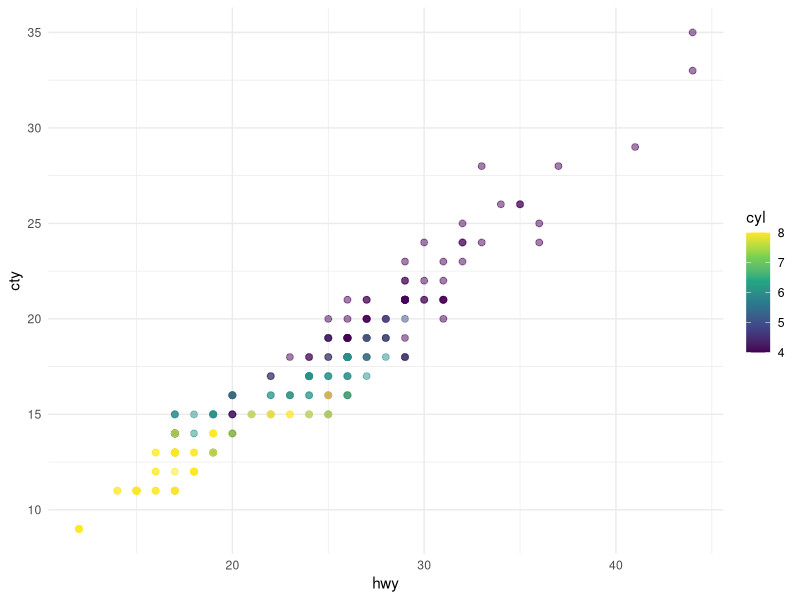
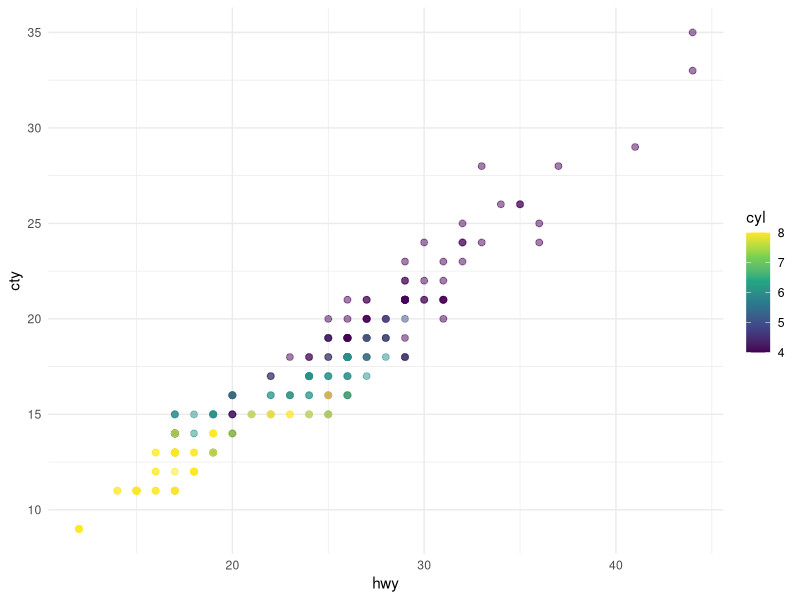

Write the R code that produced these figures, in order.
## ---- chunk 1
#| label: load-packages
#| echo: false

library(ggplot2)
## ---- chunk 2
#| label: fig-scatterplot
#| fig-cap: "City and highway mileage for 38 popular models of cars."
#| fig-alt: "Scatterplot of city vs. highway mileage for cars, where points are colored by the number of cylinders. The plot displays a positive, linear, and strong relationship between city and highway mileage, and mileage increases as the number of cylinders decreases."
#| fig-width: 6
#| fig-height: 3.5

ggplot(mpg, aes(x = hwy, y = cty, color = cyl)) +
  geom_point(alpha = 0.5, size = 2) +
  scale_color_viridis_c() +
  theme_minimal()
## ---- chunk 3
#| label: scatterplot2
#| echo: false

ggplot(mpg, aes(x = hwy, y = cty, color = cyl)) +
  geom_point(alpha = 0.5, size = 2) +
  scale_color_viridis_c() +
  theme_minimal()
